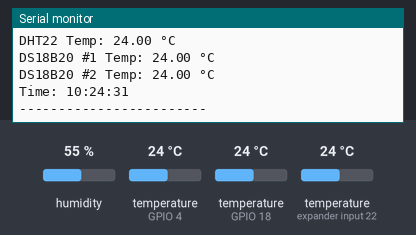
Simulated run of this sketch. Board: ESP32. Shown: the last lines printed to the serial monitor. The test bench sets the inputs (shaded band); at power-on: temperature (sensors on GPIO 4, GPIO 18, expander input 22) 24 °C, humidity 55 %. The local clock reads 2024-03-15 10:24:30 at power-on unless the sketch sets it.

Above: at 2.2 s.
2.3 s: temperature (sensor on GPIO 4) set to 12 °C
At 5.2 s:
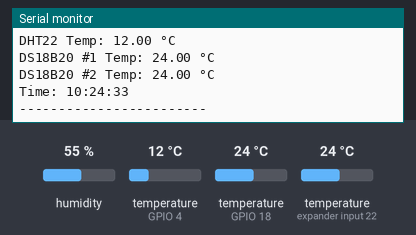
6.1 s: temperature (sensor on GPIO 18) set to 12 °C
At 8.1 s:
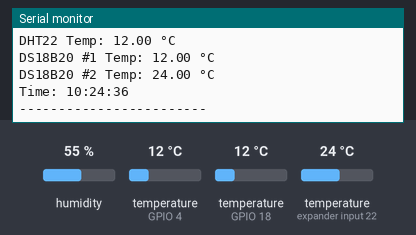
9.9 s: temperature (sensor on expander input 22) set to 12 °C
At 11.0 s:
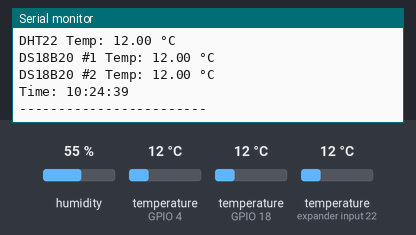
13.7 s: temperature (sensor on GPIO 4) set to 19 °C
At 16.9 s:
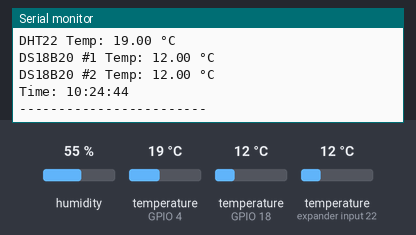
17.5 s: temperature (sensor on GPIO 18) set to 19 °C
At 19.8 s:
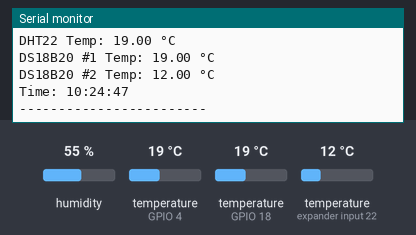
21.3 s: temperature (sensor on expander input 22) set to 19 °C
At 22.7 s:
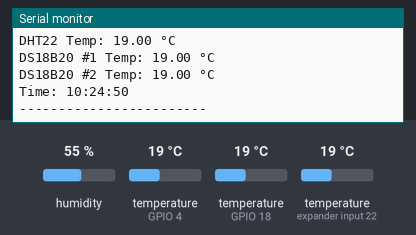
Timing chart, 0 to 24.3 s (numbered marks = the images above; inputs shaded):
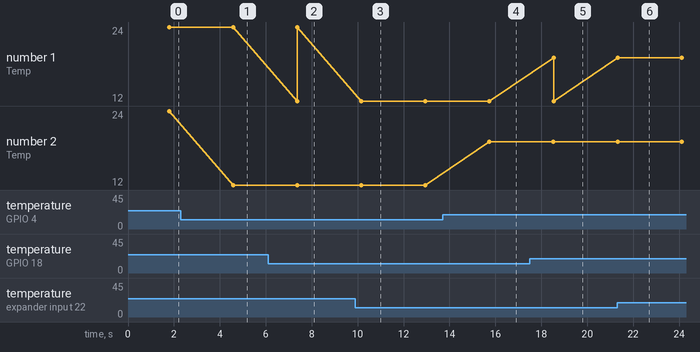

The sketch:

DS18B20_DHT22_rtc.ino
```cpp
#include <DHT.h>
#include <Wire.h>
#include <RTClib.h>
#include <OneWire.h>
#include <DallasTemperature.h>

#define DHTPIN 4        // DHT22 data pin
#define ONE_WIRE_BUS 18 // DS18B20 shared data pin
#define DHTTYPE DHT22

DHT dht(DHTPIN, DHTTYPE);
RTC_DS3231 rtc;
OneWire oneWire(ONE_WIRE_BUS);
DallasTemperature sensors(&oneWire);

void setup() {
  Serial.begin(115200);
  delay(1000);

  // RTC Init
  Wire.begin(21, 22);
  if (!rtc.begin()) {
    Serial.println("RTC not found");
    while (true);
  }

  dht.begin();
  sensors.begin();
}

void loop() {
  DateTime now = rtc.now();

  // --- Read DS18B20 temperatures ---
  sensors.requestTemperatures();
  float dsTemp1 = sensors.getTempCByIndex(0);
  float dsTemp2 = sensors.getTempCByIndex(1);

  // --- Read DHT22 temperature ---
  float dhtTemp = dht.readTemperature();

  Serial.print("Date: ");
  Serial.print(now.day());
  Serial.print("/");
  Serial.print(now.month());
  Serial.print("/");
  Serial.println(now.year());

  Serial.print("DHT22 Temp: ");
  Serial.print(dhtTemp);
  Serial.println(" °C");

  Serial.print("DS18B20 #1 Temp: ");
  Serial.print(dsTemp1);
  Serial.println(" °C");

  Serial.print("DS18B20 #2 Temp: ");
  Serial.print(dsTemp2);
  Serial.println(" °C");

  Serial.print("Time: ");
  Serial.print(now.hour());
  Serial.print(":");
  Serial.print(now.minute());
  Serial.print(":");
  Serial.println(now.second());

  Serial.println("------------------------");

  delay(2000);
}
```

Measured:
- after the input at 2.3 s, the serial monitor: prints a new line after 2.3 s (image 1)
- after the input at 6.1 s, the serial monitor: prints a new line after 1.3 s (image 2)
- after the input at 9.9 s, the serial monitor: prints a new line after 0.26 s (image 3)
- after the input at 13.7 s, the serial monitor: prints a new line after 2.0 s (image 4)
- after the input at 17.5 s, the serial monitor: prints a new line after 1.0 s (image 5)
- after the input at 21.3 s, the serial monitor: prints a new line at once (image 6)
- plotted number 2: 24 → 12 after the input at 2.3 s, 12 → 19 after the input at 13.7 s
